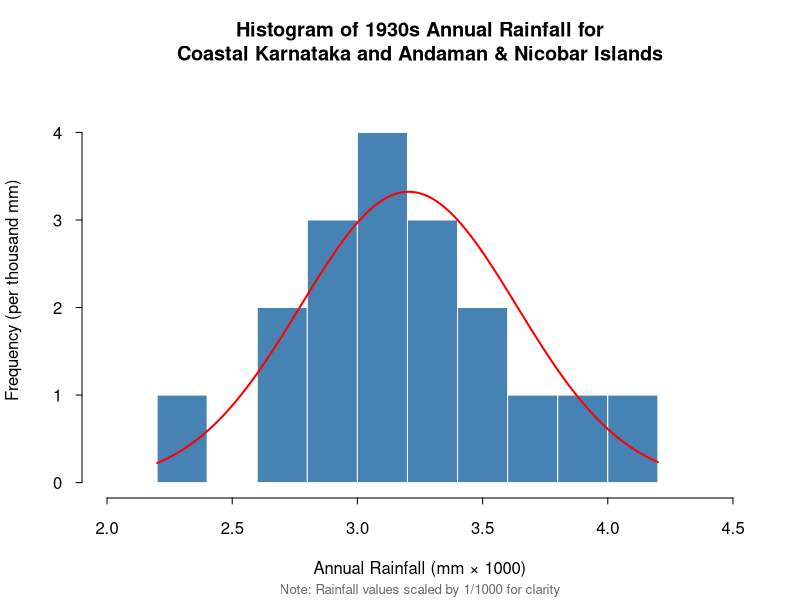
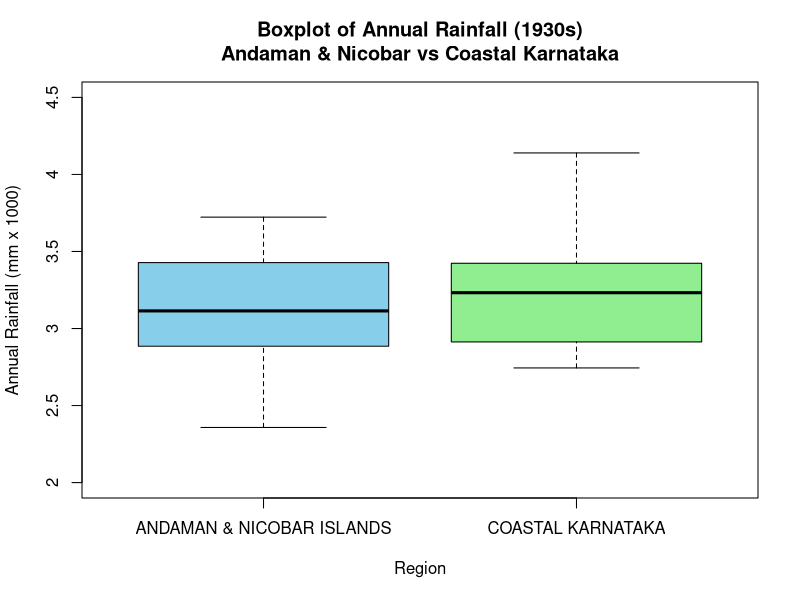

R code for these plots, in order:
#Install and load library readr & tidyverse
library(readr)
library(tidyverse)

# Import the Dataset
rainfall_india <- read_csv("rainfall_india.csv")
View(rainfall_india)

print(colnames(rainfall_india))

# printing first 5 rows
print(head(rainfall_india, 5))

#Creating Decades using the years
rainfall_india$Decade <- (rainfall_india$YEAR %/% 10) * 10

#Removes NA values from dataset
rainfall_india <- na.omit(rainfall_india)

#Rename column from SUBDIVISION to REGION
colnames (rainfall_india)[1] <- "REGION"

#Calculate mean annual rainfall per region per decade
mean_annual_rainfall_per_region_per_decade <- rainfall_india %>% group_by(REGION, Decade) %>% summarize( MeanAnnualRainfall = mean(ANNUAL, na.rm = TRUE), .groups = "drop" )

#Sort table in descending order of mean annual rainfall
sorted_meanAnnualRainfall_table <- mean_annual_rainfall_per_region_per_decade %>%
  arrange(desc(MeanAnnualRainfall))

#View sorted table (to see decades in descending order of mean annual rainfall)
View(sorted_meanAnnualRainfall_table)

#Create a 1930s table (decade with the second highest mean annual rainfall)
decade_1930_table <- mean_annual_rainfall_per_region_per_decade %>%  filter(Decade == 1930)

sorted_decade_1930_table <- decade_1930_table %>% arrange(desc(MeanAnnualRainfall))

view(sorted_decade_1930_table) 

#Obtain the max and min annual rainfall regions for the 1930 decade
decade_1930_table$REGION[which.max(decade_1930_table$MeanAnnualRainfall)]

decade_1930_table$REGION[which.min(decade_1930_table$MeanAnnualRainfall)]

#Filter rainfall dataset to return data for the selected 2 regions (Coastal Karnataka and Andaman & Nicobar Islands) in 1930s
two_regions <- rainfall_india %>%
  filter(REGION %in% c("COASTAL KARNATAKA", "ANDAMAN & NICOBAR ISLANDS"), YEAR >= 1930,
         YEAR <= 1939)

#Extract the annual values for each group (For statistical testing)
coastal_karnataka <- two_regions %>% 
  filter(REGION == "COASTAL KARNATAKA") %>% 
  pull(ANNUAL)

andaman_nicobar_islands <- two_regions %>% 
  filter(REGION == "ANDAMAN & NICOBAR ISLANDS") %>% 
  pull(ANNUAL)

#Perform basic statistical analysis for both regions
ck <- coastal_karnataka
an <- andaman_nicobar_islands

summary(ck)
summary(an)

#Plot histogram of both regions (to determine type of test) & Scale the data by dividing by 1000
x <- two_regions$ANNUAL / 1000
h <- hist(x, breaks = 10, plot = FALSE)

hist(x,
     breaks = 10,
     freq = TRUE,
     xlab = "Annual Rainfall (mm × 1000)",
     ylab = "Frequency (per thousand mm)",  # More descriptive
     main = "Histogram of 1930s Annual Rainfall for\nCoastal Karnataka and Andaman & Nicobar Islands",
     col = "steelblue",
     border = "white",
     las = 1,
     xlim = c(2, 4.5),
     ylim = c(0, max(h$counts) * 1.1),
     axes = FALSE)

#Add normal curve overlay to histogram
xfit <- seq(min(h$breaks), max(h$breaks), length = 200)
yfit <- dnorm(xfit, mean = mean(x), sd = sd(x))
bin_width <- h$breaks[2] - h$breaks[1]
yfit <- yfit * length(x) * bin_width

lines(xfit, yfit, col = "red", lwd = 2)

# Custom x-axis with better spacing
axis(side = 1, 
     at = seq(2, 4.5, by = 0.5),
     tcl = -0.3)

# Custom y-axis
y_at <- seq(0, max(h$counts)*1.1, by = 1)
axis(side = 2, at = y_at, labels = y_at, las = 1, tcl = -0.3)

# Add a text annotation explaining the scaling
mtext("Note: Rainfall values scaled by 1/1000 for clarity", 
      side = 1, 
      line = 4, 
      cex = 0.8, 
      col = "gray40")

#Run independent t-test
t.test(ck, an, paired = FALSE)

# Boxplot f Annual Rainfall (1930s)\nAndaman & Nicobar vs Coastal Karnataka
boxplot(ANNUAL ~ REGION,
        data = two_regions,
        main = "Boxplot of Annual Rainfall (1930s)\nAndaman & Nicobar vs Coastal Karnataka",
        xlab = "Region",
        ylab = "Annual Rainfall (mm x 1000)",
        col = c("skyblue", "lightgreen"),
        ylim = c(2000, 4500),
        yaxt = "n")  

axis(side = 2,
     at = seq(2000, 4500, by = 500),
     labels = seq(2, 4.5, by = 0.5))
